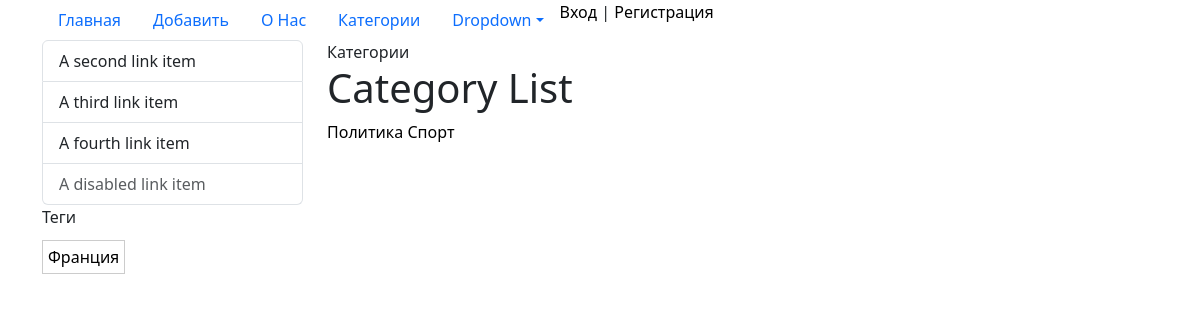
Page /category/ on the earlier database version.
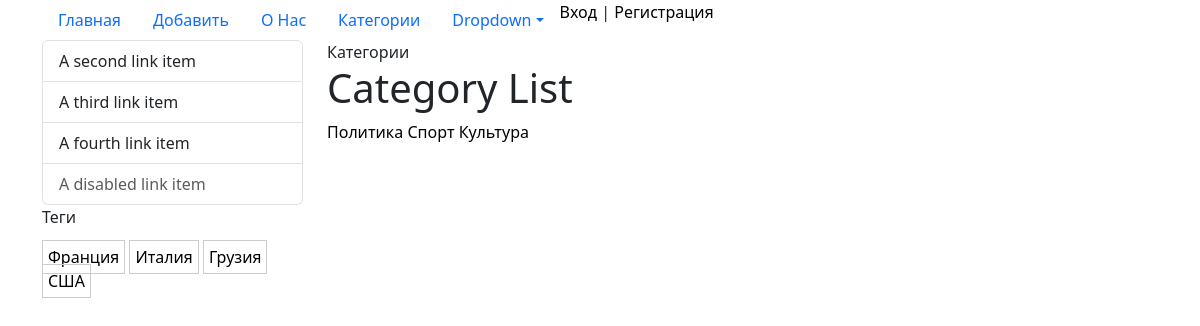
Same page on the later database version.
### blog/models.py (models this page shows)
class PostTags(models.Model):
    tag = models.CharField(max_length=100, db_index=True, verbose_name='Тег')
    slug = models.SlugField(max_length=150, db_index=True, unique=True)
    class Meta:
        verbose_name = 'Тег'
        verbose_name_plural = 'Теги'
    def get_absolute_url(self):
        return reverse('tag', kwargs={'slug': self.slug})
    def __str__(self):
        return self.tag

class Category(models.Model):
    title = models.CharField(max_length=100, verbose_name='Название')
    slug = models.CharField(max_length=100, unique=True, verbose_name='URL')
    created = models.DateTimeField(auto_now_add=True, verbose_name='Создан', null=True, blank=True)
    description = models.TextField(verbose_name='Описание')
    image = models.ImageField(upload_to='photos/%Y/%m/%d', verbose_name="Фото", blank=True, null=True)
    class Meta:
        verbose_name = 'Категория'
        verbose_name_plural = 'Категории'
    def get_absolute_url(self):
        return reverse('cat', kwargs={'slug': self.slug})
    def __str__(self):
        return self.title

### blog/views.py (the view)
# urls.py: path('category/', CategoryListView.as_view(), name='category'),
class CategoryListView(ListView):
    template_name = 'blog/category_list.html'
    context_object_name = 'categories'
    def get_queryset(self):
        return Category.objects.none()
    def get_context_data(self, **kwargs):
        context = super().get_context_data(**kwargs)
        context['title'] = 'Категории'
        return context

### blog/templatetags/blog_tags.py (called while the page is built)
@register.simple_tag()
def get_category():
    return Category.objects.all()

@register.simple_tag()
def get_tags():
    return PostTags.objects.all()

### blog/templates/blog/category_list.html
{% extends 'base.html' %}
{% load blog_tags %}
{% block content %}
    {{ title }}
    <h1>Category List</h1>
    {% get_category as categories %}
    {% for category in categories %}
        <a href="{{ category.get_absolute_url }}">{{ category }}</a>
    {% endfor %}
{% endblock %}

### templates/base.html (shortened to what this page needs)
{% load static %}
{% load blog_tags %}
{% load cache %}
<!doctype html>
<html lang="ru">
<head>
    <link href="https://cdn.jsdelivr.net/npm/bootstrap@5.3.7/dist/css/bootstrap.min.css" rel="stylesheet"
>
    <link rel="stylesheet" href="{% static 'users/css/style.css' %}">
    <link rel="stylesheet" href="{% static 'blog/css/style.css' %}">
</head>
<body>
<header class="header">
    <div class="header_menu">
        <div class="container">
            <ul class="nav nav-pills">
                <li class="nav-item">
                    <a class="nav-link" aria-current="page" href="{% url 'index' %}">Главная</a>
                </li>
                <li class="nav-item">
                    <a class="nav-link" aria-current="page" href="{% url 'add_post' %}">Добавить</a>
                </li>
                <li class="nav-item">
                    <a class="nav-link" aria-current="page" href="{% url 'about' %}">О Нас</a>
                </li>
                <li class="nav-item">
                    <a class="nav-link" aria-current="page" href="{% url 'category' %}">Категории</a>
                </li>
                <li class="nav-item dropdown">
                    <a class="nav-link dropdown-toggle" data-bs-toggle="dropdown" href="#" role="button"
                       aria-expanded="false">Dropdown</a>
                        {% get_category as nav_categories %}
                </li>
                {% if user.is_authenticated %}
                    <li class="nav_item"><a class="nav-link" href="{% url 'profile' %}">Добро
                        пожаловать {{ user.username }}</a></li>
                    <li class="nav_item">
                        <form action="{% url 'logout' %}" method="post">
                            {% csrf_token %}
                            <button class="logout" type="submit">Выход</button>
                        </form>
                    </li>
                {% else %}
                    <li><a class="nav_item" href="{% url 'login' %}">Вход</a> | <a href="{% url 'register' %}">Регистрация</a>
                    </li>
                {% endif %}
            </ul>
        </div>
    </div>
</header>
<content class="content">
    <div class="container">
        <div class="row">
            <div class="sidebar col-md-3">
                <div class="list-group">
                    <a href="#" class="list-group-item list-group-item-action">A second link item</a>
                    <a href="#" class="list-group-item list-group-item-action">A third link item</a>
                    <a href="#" class="list-group-item list-group-item-action">A fourth link item</a>
                    <a href="#" class="list-group-item list-group-item-action disabled" aria-disabled="true">A disabled
                        link item</a>
                </div>
                {% get_tags as tags %}
                <p>Теги</p>
                <div class="tags">
                    {% for tag in tags %}
                        <a class="tag" href="{{ tag.get_absolute_url }}">{{ tag }}</a>
                    {% endfor %}
                </div>
            </div>
            <div class="main col-md-9">
                {% block content %}{% endblock %}
            </div>
        </div>
    </div>
</content>
</body>
</html>

Differences in the rows shown:
added PostTags: tag "Италия"
added PostTags: tag "Грузия"
added PostTags: tag "США"
added Category: title "Культура"
